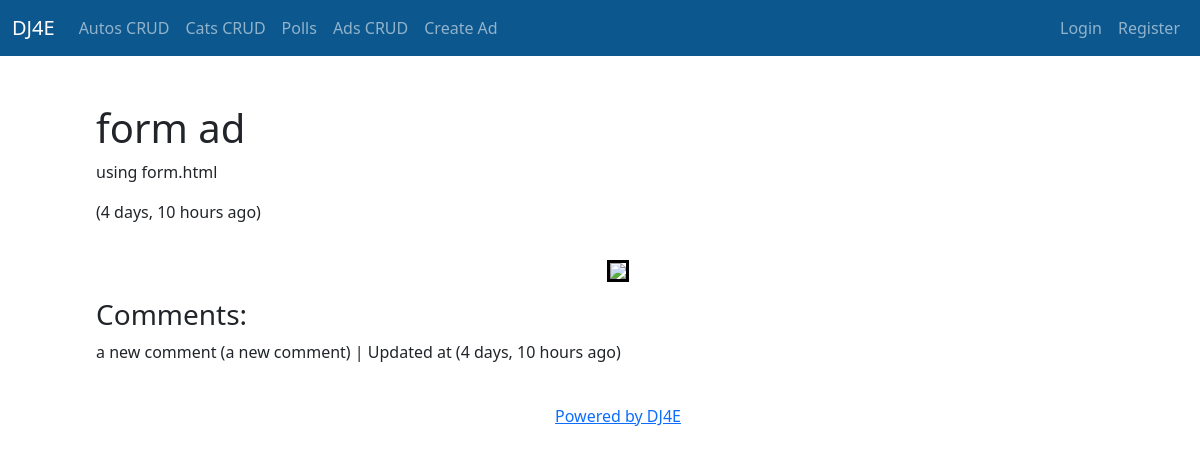
Page /ads/15 on the committed database.
### ads/models.py (models this page shows, shortened)
class Ad(models.Model) :
    title = models.CharField(
            max_length=200,
            validators=[MinLengthValidator(2, "Title must be greater than 2 characters")]
    )
    price = models.DecimalField(max_digits=7, decimal_places=2, null=True)
    text = models.TextField()
    owner = models.ForeignKey(settings.AUTH_USER_MODEL, on_delete=models.CASCADE, related_name='ad_owned')
    comments = models.ManyToManyField(settings.AUTH_USER_MODEL, through='Comment', related_name='forum_comments')
    created_at = models.DateTimeField(auto_now_add=True)
    updated_at = models.DateTimeField(auto_now=True)
    picture = models.BinaryField(null=True, editable=True)
    content_type = models.CharField(max_length=256, null=True, help_text='The MIMEType of the file')

class Comment(models.Model) :
    text = models.TextField(
        validators=[MinLengthValidator(3, "Comment must be greater than 3 characters")]
    )
    ad = models.ForeignKey(Ad, on_delete=models.CASCADE)
    owner = models.ForeignKey(settings.AUTH_USER_MODEL, on_delete=models.CASCADE)
    created_at = models.DateTimeField(auto_now_add=True)
    updated_at = models.DateTimeField(auto_now=True)
    def __str__(self):
        if len(self.text) < 15 : return self.text
        return self.text[:11] + ' ...'

### ads/views.py (the view)
# urls.py: path('<int:pk>', views.AdDetailView.as_view(), name='ad_detail'),
class AdDetailView(OwnerDetailView):
    model = Ad
    fields = ['title', 'price', 'text', 'pic']
    template_name = "ads/ad_detail.html"
    def get(self, request, pk) :
        x = Ad.objects.get(id=pk)
        comments = Comment.objects.filter(ad=x).order_by('-updated_at')
        comment_form = CommentForm()
        context = { 'ad' : x, 'comments': comments, 'comment_form': comment_form }
        return render(request, self.template_name, context)

### home/context_processors.py (called while the page is built)
def settings(request):
    return {
        'settings': django_settings,
    }

### ads/templates/ads/ad_detail.html (shortened to what this page needs)
{% extends "base_bootstrap.html" %}
{% load humanize %}
{% load crispy_forms_tags %}
{% block content %}
<h1>
{{ ad.title }}
</h1>
<p>
{{ ad.text }}
</p>
<p>
({{ ad.updated_at|naturaltime }})
</p>
{% if ad.content_type %}
<div id="overlay" class="overlay" style="text-align: center;"
   onclick="document.getElementById('overlay').style.display = 'none';" >
<img style="width:25%;margin-top: 20px; border:3px solid black;" src="{% url 'ads:ad_picture' ad.id %}">
</div>
{% endif %}
<div>
    <h3>Comments:</h3>
{% for comment in comments %}
<p> {{ comment }} ({{ comment.text }}) | Updated at ({{ comment.updated_at|naturaltime }})
{% endfor %}
</p>
<br>
</div>
{% endblock %}

### rows in the picture
Ad: title "form ad", text "using form.html", updated_at "4 days, 10 hours ago"
Comment: text "a new comment", updated_at "4 days, 10 hours ago"
